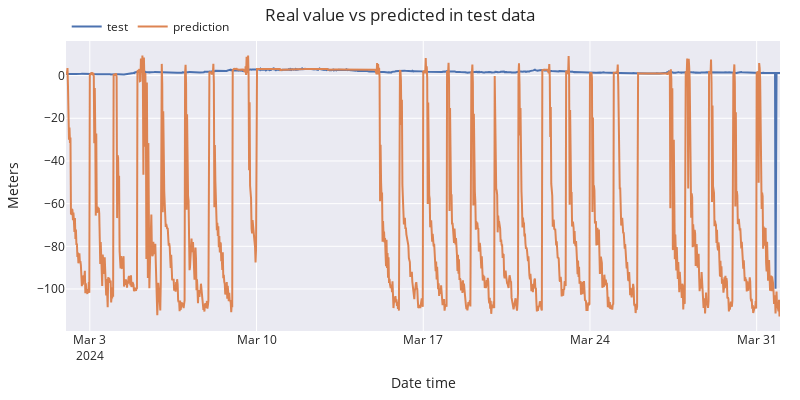

Notebook code for this chart:
### Code cell
# Plot predictions vs real value
# ======================================================================================
fig = go.Figure()
trace1 = go.Scatter(x=df_test.index, y=df_test['Hs (m)'], name="test", mode="lines")
trace2 = go.Scatter(x=predictions.index, y=predictions['pred'], name="prediction", mode="lines")
fig.add_trace(trace1)
fig.add_trace(trace2)
fig.update_layout(
    title="Real value vs predicted in test data",
    xaxis_title="Date time",
    yaxis_title="Meters",
    width=800,
    height=400,
    margin=dict(l=20, r=20, t=35, b=20),
    legend=dict(
        orientation="h",
        yanchor="top",
        y=1.1,
        xanchor="left",
        x=0.001
    )
)
fig.show()

### Figure 1 — Plotly figure (JSON) as saved in the notebook; plotly's stock layout.template omitted (floating-point values rounded to 4 significant figures; data arrays with more than 128 entries replaced by an {"elided": "..."} marker saying what was removed)
{"data": [{"mode": "lines", "name": "test", "type": "scatter", "x": {"elided": "1440 str values"}, "y": {"elided": "1440 float values"}}, {"mode": "lines", "name": "prediction", "type": "scatter", "x": {"elided": "1440 str values"}, "y": {"elided": "1440 float values"}}], "layout": {"height": 400, "legend": {"orientation": "h", "x": 0.001, "xanchor": "left", "y": 1.1, "yanchor": "top"}, "margin": {"b": 20, "l": 20, "r": 20, "t": 35}, "title": {"text": "Real value vs predicted in test data"}, "width": 800, "xaxis": {"title": {"text": "Date time"}}, "yaxis": {"title": {"text": "Meters"}}}}
